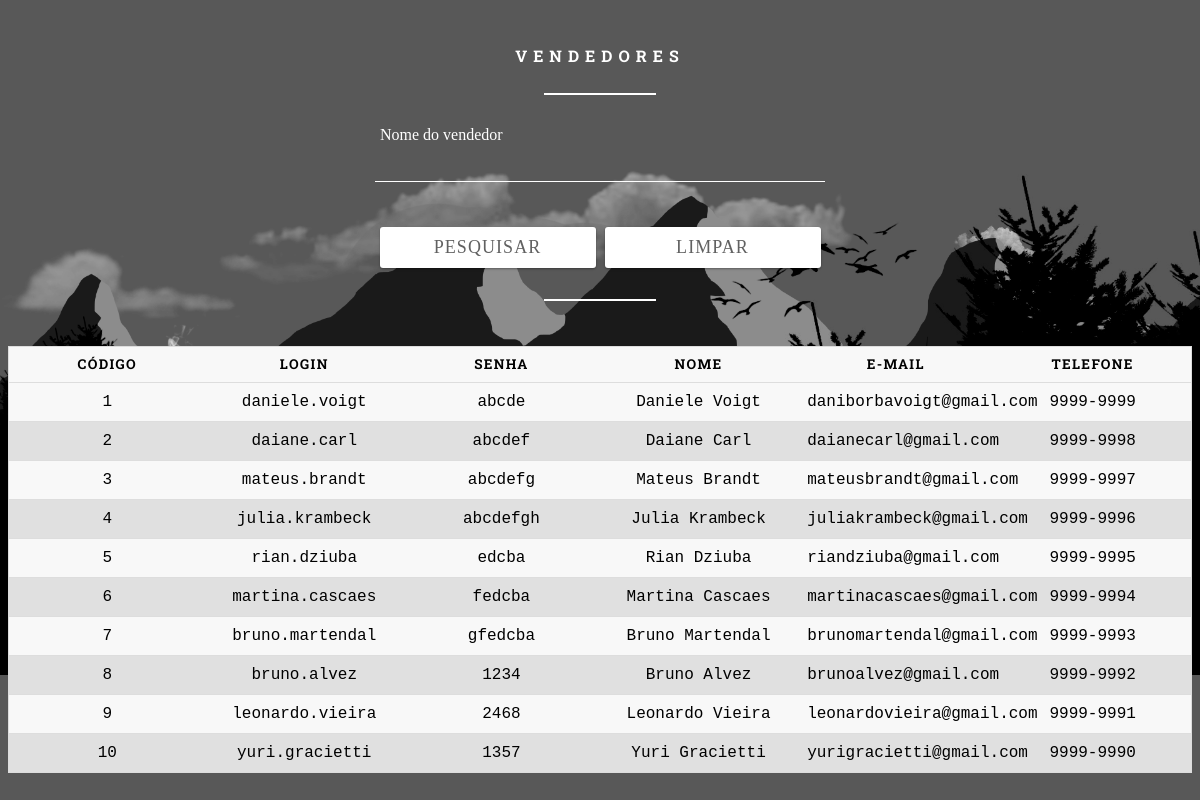
The app's page /ExerciciosCRUD1/Exercicio3.php with its own data.
### tables this page shows
create table vendedor (
    codigo int primary key auto_increment,
    login varchar(50),
    senha varchar(100),
    nome varchar(150),
    email varchar(150),
    telefone varchar(15)    
);

### ExerciciosCRUD1/conf/conf.inc.php (called while the page is built, shortened)
<?php
	$tb_vendedor = 'vendedor';
?>

### ExerciciosCRUD1/Exercicio3.php (the view, shortened to what this page needs)
<!DOCTYPE html>
<html lang="pt-BR">
<?php
  require 'connect/connect.php';
  $pesquisa = isset($_POST['pesquisa'])?$_POST['pesquisa']:'';
?>
<head>
  <link rel="stylesheet" href="assets/css/basico.css" />
</head>
<body>
  <form method="post">
    <h5>Vendedores</h5>
    <hr class="dividir" />
    <div class="input">
      <input type="text" name="pesquisa" value="<?php echo $pesquisa; ?>" />
      <label>Nome do vendedor</label>
    </div>
    <div class="input">
      <input type="submit" value="Pesquisar" />
      <input type="reset" value="Limpar" />
    </div>
    </form>
    <form>
    <br /><br /><br /><br />
    <hr class="dividir" />
  </form>
    <table>
      <thead>
        <th scope="col">Código</th>
        <th scope="col">Login</th>
        <th scope="col">Senha</th>
        <th scope="col">Nome</th>
        <th scope="col">E-Mail</th>
        <th scope="col">Telefone</th>
      </thead>
      <?php
        $sql = 'select * from '. $tb_vendedor. ' where nome like "'. $pesquisa. '%" order by codigo';
        $resultado = mysqli_query($conexao, $sql);
        while ($row = mysqli_fetch_array($resultado)) {
          echo '<tr>';
          echo '<td>'. $row['codigo']. '</td>';
          echo '<td>'. $row['login']. '</td>';
          echo '<td>'. $row['senha']. '</td>';
          echo '<td>'. $row['nome']. '</td>';
          echo '<td>'. $row['email']. '</td>';
          echo '<td>'. $row['telefone']. '</td>';
          echo '</tr>';
        }
      ?>
    </table>
</body>
</html>

### ExerciciosCRUD1/assets/css/basico.css (style rules this page uses)
body { background: url("../images/wallpaper.png"); background-position: top; background-repeat: repeat; background-clip: border-box; background-size: 100%; background-origin: border-box; background-attachment: fixed; font-family: 'Roboto Slab', monospace; color: white; font-size: 16px; font-weight: normal; }
form { width: 450px; margin: 45px auto; }
h5 { text-align: center; text-transform: uppercase; color: #fff; letter-spacing: 6px; font-size: 16px; }
hr.dividir { background: #fff; -webkit-box-shadow: none; box-shadow: none; border: none; height: 2px; width: 25%; margin: 0px auto 0px auto; }
.input { position: relative; margin: 45px 0; width: 450px; font-family: 'Roboto Slab'; }
label { font-family: 'Roboto Slab'; }
input, textarea { background: none; color: #fff; font-size: 18px; padding: 10px 10px 10px 5px; font-family: 'Roboto Slab'; display: block; width: 450px; border: none; border-radius: 0; border-bottom: 1px solid #fff; }
input:focus~label, input:valid~label, textarea:focus~label, textarea:valid~label { top: -14px; font-size: 16px; color: #fff; }
.input label { color: #fff; font-size: 16px; font-weight: normal; position: absolute; pointer-events: none; left: 5px; top: 10px; font-family: 'Roboto Slab'; -webkit-transition: 300ms ease all; transition: 300ms ease all; }
input[type="submit"], input[type="reset"] { background: white; color: #616161; border: none; padding: 10px 20px; border-radius: 3px; letter-spacing: 0.06em; text-transform: uppercase; text-decoration: none; outline: none; width: 48%; float: left; margin: auto 1% 1% 1%; -webkit-box-shadow: 0 1px 3px rgba(0, 0, 0, 0.12), 0 1px 2px rgba(0, 0, 0, 0.24); box-shadow: 0 1px 3pxrgba(0, 0, 0, 0.12), 0 1px 2px rgba(0, 0, 0, 0.24); -webkit-transition: all 0.3s cubic-bezier(0.25, 0.8, 0.25, 1); transition: all 0.3s cubic-bezier(0.25, 0.8, 0.25, 1); }
table { border: 1px solid #ccc; border-collapse: collapse; margin: 0; color: #000000; padding: 0; width: 100%; table-layout: fixed; border-radius: 15px; }
table tr { background: #f8f8f8; border: 1px solid #ddd; padding: .35em; }
table tr:nth-child(even) { background: #E0E0E0; border: 1px solid #ddd; padding: .35em; }
table th, table td { padding: .625em; text-align: center; }
table th { font-size: .85em; letter-spacing: .1em; text-transform: uppercase; }
*, *:before, *:after { box-sizing: border-box; }

### records on screen
vendedor: codigo "1", login "daniele.voigt", senha "abcde", nome "Daniele Voigt", email "daniborbavoigt@gmail.com", telefone "9999-9999"
vendedor: codigo "2", login "daiane.carl", senha "abcdef", nome "Daiane Carl", email "daianecarl@gmail.com", telefone "9999-9998"
vendedor: codigo "3", login "mateus.brandt", senha "abcdefg", nome "Mateus Brandt", email "mateusbrandt@gmail.com", telefone "9999-9997"
vendedor: codigo "4", login "julia.krambeck", senha "abcdefgh", nome "Julia Krambeck", email "juliakrambeck@gmail.com", telefone "9999-9996"
vendedor: codigo "5", login "rian.dziuba", senha "edcba", nome "Rian Dziuba", email "riandziuba@gmail.com", telefone "9999-9995"
vendedor: codigo "6", login "martina.cascaes", senha "fedcba", nome "Martina Cascaes", email "martinacascaes@gmail.com", telefone "9999-9994"
vendedor: codigo "7", login "bruno.martendal", senha "gfedcba", nome "Bruno Martendal", email "brunomartendal@gmail.com", telefone "9999-9993"
vendedor: codigo "8", login "bruno.alvez", senha "1234", nome "Bruno Alvez", email "brunoalvez@gmail.com", telefone "9999-9992"
vendedor: codigo "9", login "leonardo.vieira", senha "2468", nome "Leonardo Vieira", email "leonardovieira@gmail.com", telefone "9999-9991"
vendedor: codigo "10", login "yuri.gracietti", senha "1357", nome "Yuri Gracietti", email "yurigracietti@gmail.com", telefone "9999-9990"
